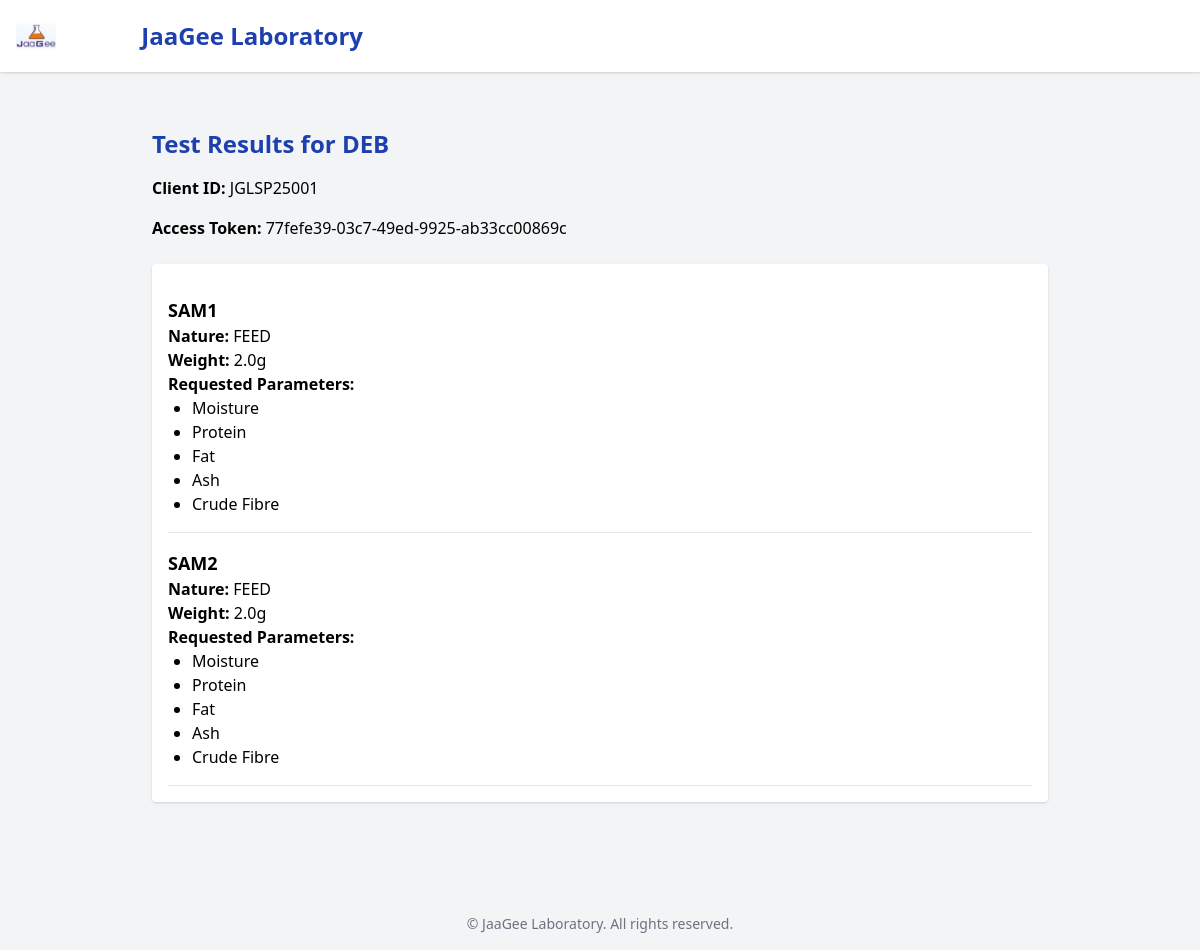
The app's page /results/77fefe39-03c7-49ed-9925-ab33cc00869c/ with its own data.
### core/models.py (models this page shows, shortened)
class Client(models.Model):
    client_id = models.CharField(max_length=20, unique=True, editable=False)
    access_token = models.CharField(max_length=100, unique=True, default=generate_access_token, editable=False)
    organization = models.CharField(max_length=100, blank=True)
    name = models.CharField(max_length=100)
    address = models.TextField(blank=True)
    phone = models.CharField(max_length=20)
    email = models.EmailField(blank=True)
    date_received = models.DateField(auto_now_add=True)

class Sample(models.Model):
    client = models.ForeignKey('Client', on_delete=models.CASCADE, related_name="samples")
    requested_parameters = models.ManyToManyField('TestParameter', blank=True)
    batch = models.ForeignKey('Batch', on_delete=models.SET_NULL, null=True, blank=True, related_name='sample_set')
    sample_id = models.CharField(max_length=30)
    nature_of_sample = models.CharField(max_length=100)
    weight = models.FloatField()
    status = models.CharField(max_length=30, default='Pending')  # Pending, In Progress, Completed
    qc_flag = models.CharField(
        max_length=20,
        choices=[
            ('', 'None'),
            ('Control', 'Control'),
            ('Duplicate', 'Duplicate'),
        ],
        default='',
        blank=True
    )

class TestParameter(models.Model):
    test_type = models.ForeignKey('TestType', on_delete=models.SET_NULL, null=True, blank=True)
    name = models.CharField(max_length=100)  # Protein, Fat, Ash, etc.
    price = models.DecimalField(max_digits=10, decimal_places=2, default=1000)

### core/views.py (the view)
# urls.py: path('results/<str:token>/', views.view_client_results, name='client_results'),
def view_client_results(request, token):
    client = get_object_or_404(Client, access_token=token)
    samples = client.samples.all().prefetch_related('testassignment_set__testresult')
    return render(request, 'core/client_results.html', {
        'client': client,
        'samples': samples,
    })

### core/templates/core/client_results.html
{% extends "base.html" %}
{% block content %}
<div class="max-w-4xl mx-auto py-8">
  <h2 class="text-2xl font-bold text-blue-800 mb-4">Test Results for {{ client.name }}</h2>
  <p class="mb-4"><strong>Client ID:</strong> {{ client.client_id }}</p>
  <p><strong>Access Token:</strong> {{ client.access_token }}</p>
  <div class="mt-6 bg-white shadow p-4 rounded">
    {% for sample in samples %}
      <div class="border-b py-4">
        <h3 class="text-lg font-semibold">{{ sample.sample_id }}</h3>
        <p><strong>Nature:</strong> {{ sample.nature_of_sample }}</p>
        <p><strong>Weight:</strong> {{ sample.weight }}g</p>
        <p><strong>Requested Parameters:</strong></p>
        <ul class="list-disc pl-6">
          {% for param in sample.requested_parameters.all %}
            <li>{{ param.name }}</li>
          {% empty %}
            <li>No parameters listed.</li>
          {% endfor %}
        </ul>
      </div>
    {% endfor %}
  </div>
</div>
{% endblock %}

### records on screen
Client: name "DEB", client_id "JGLSP25001", access_token "77fefe39-03c7-49ed-9925-ab33cc00869c"
Sample: sample_id "SAM1", nature_of_sample "FEED", weight "2.0"
TestParameter: name "Moisture"
TestParameter: name "Protein"
TestParameter: name "Fat"
TestParameter: name "Ash"
TestParameter: name "Crude Fibre"
Sample: sample_id "SAM2", nature_of_sample "FEED", weight "2.0"
